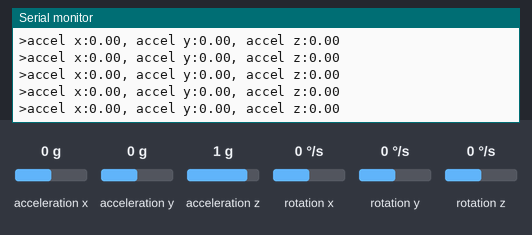
Bench run of a program on a simulated ESP32. On the bench: the last lines printed to the serial monitor. Wiring (inferred from the names in the program): MPU-6050 motion sensor at I2C address 0x68. Inputs (shaded band) come from the test bench; at power-on: acceleration x 0 g, acceleration y 0 g, acceleration z 1 g, rotation x 0 °/s, rotation y 0 °/s, rotation z 0 °/s.

Above: at 5.3 s.
5.4 s: acceleration x set to -1.4 g
At 6.0 s:
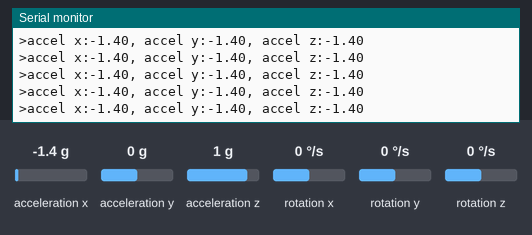
6.9 s: acceleration x set to -0.8 g
At 8.0 s:
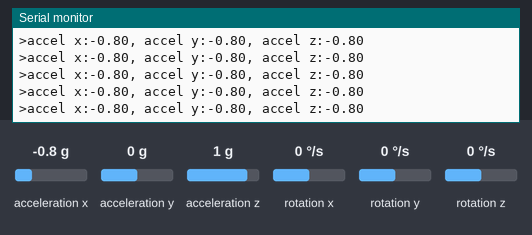
11.4 s: acceleration x set to 0 g
At 12.2 s:
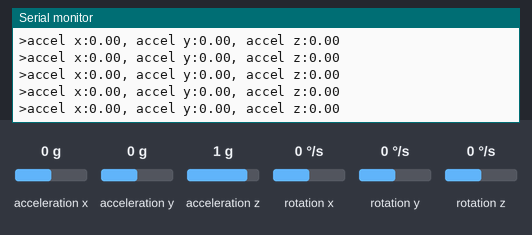
Timing chart, 0 to 13.6 s (numbered marks = the images above; inputs shaded):
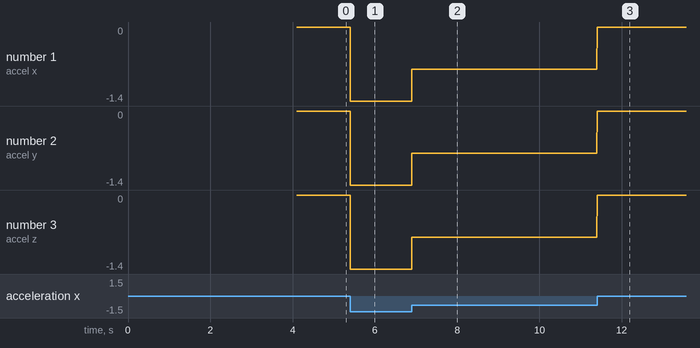

The program:

main.cpp
```cpp
#include <Arduino.h>
#include <Wire.h>

//global variables for raw data
float accel_x, accel_y, accel_z;
float gyro_x, gyro_y, gyro_z;

void read_accel();
void read_gyro();
void gyro_callibration();

#define SAMPLE_INTERVAL_MS 500 //milliseconds

//this runs once to setup the mpu6050
void setup() {
  Serial.begin(115200);
  Wire.begin(); //intialize communication
  Wire.setClock(400000L); //increases i2c bus speed (read sensor data faster)

  //start communication with mpu6050
  Wire.beginTransmission(0x68); //0x68 is the 7-bit address of the mpu6050
  Wire.write(0x6B); //talks to the register 6B
  Wire.write(0x00);
  Wire.endTransmission(true);
  delay(100); //delay added to wait for sensor to stabilize before running

  gyro_callibration();
}

//this runs continously to read data
void loop() {
  read_accel();
  read_gyro();

  Serial.print(">");
  Serial.print("accel x:");
  Serial.print(accel_x);
  Serial.print(", ");

  Serial.print("accel y:");
  Serial.print(accel_y);
  Serial.print(", ");

  Serial.print("accel z:");
  Serial.print(accel_z);
  Serial.println();

  /*
  Serial.print("Gyro values: ");
  Serial.print(gyro_x); Serial.print("/");
  Serial.print(gyro_y); Serial.print("/");
  Serial.println(gyro_z);

  */


}

//Processing Accelerometer Code

//using a range of +- 2g
void read_accel(){
  Wire.beginTransmission(0x68);
  Wire.write(0x3B);
  Wire.endTransmission(false);
  Wire.requestFrom(0x68, 6);

  int16_t raw_accel_x = (Wire.read() << 8) | Wire.read(); // combines two 8-bit to 16-bit
  int16_t raw_accel_y = (Wire.read() << 8) | Wire.read();
  int16_t raw_accel_z = (Wire.read() << 8) | Wire.read();

  accel_x = raw_accel_x / 16384.0;
  accel_y = raw_accel_x / 16384.0;
  accel_z = raw_accel_x / 16384.0;
}

void read_gyro(){
  Wire.beginTransmission(0x68);
  Wire.write(0x43); // the gyro's register
  Wire.endTransmission(false);
  Wire.requestFrom(0x68, 6);

  int16_t raw_gyro_x = (Wire.read() << 8) | Wire.read();
  int16_t raw_gyro_y = (Wire.read() << 8) | Wire.read();
  int16_t raw_gyro_z = (Wire.read() << 8) | Wire.read();

  gyro_x = raw_gyro_x / 131.0;
  gyro_y = raw_gyro_y / 131.0;
  gyro_z = raw_gyro_z / 131.0;
}

void gyro_callibration(){
  float offsets[3] = {0.0, 0.0, 0.0};
  int num_of_points = 0;
  long startTime = millis();
  const unsigned long callibrationTime = 4000;

  while ((millis() - startTime) < callibrationTime){
    num_of_points += 1;
    read_gyro();

    offsets[0] += gyro_x;
    offsets[1] += gyro_y;
    offsets[2] += gyro_z;

    //show its still callibrating
    if (num_of_points % 100 == 0){
      Serial.print("Still callibrating Gyro... ");
      Serial.print(num_of_points);
      Serial.println(" points so far");
    }
  }

  float offsetsX = offsets[0]/num_of_points;
  float offsetsY = offsets[1]/num_of_points;
  float offsetsZ = offsets[2]/num_of_points;

  Serial.print("callibration is complete: ");
  Serial.println(num_of_points);


  Serial.print(offsetsX);
  Serial.print(", ");
  Serial.print(offsetsY);
  Serial.print(", ");
  Serial.print(offsetsZ);

}

/*

void linear_accel_callibration(){
  const unsigned long callibrationTime = 4000;
  int num_of_points = 0;
  int x_sum = 0;
  int y_sum = 0;
  int x_squared_sum = 0;
  int y_squared_sum = 0;
  long startTime = millis();

  while ((millis() - startTime) < callibrationTime){
    num_of_points += 1;

  }


}

*/
```

Measured:
- after the input at 5.4 s, the serial monitor: prints a new line at once (image 1)
- after the input at 6.9 s, the serial monitor: prints a new line at once (image 2)
- after the input at 11.4 s, the serial monitor: prints a new line at once (image 3)
- plotted number 1: 0 → -1.4 after the input at 5.4 s, -1.4 → -0.8 after the input at 6.9 s, -0.8 → 0 after the input at 11.4 s
- plotted number 2: 0 → -1.4 after the input at 5.4 s, -1.4 → -0.8 after the input at 6.9 s, -0.8 → 0 after the input at 11.4 s
- plotted number 3: 0 → -1.4 after the input at 5.4 s, -1.4 → -0.8 after the input at 6.9 s, -0.8 → 0 after the input at 11.4 s
